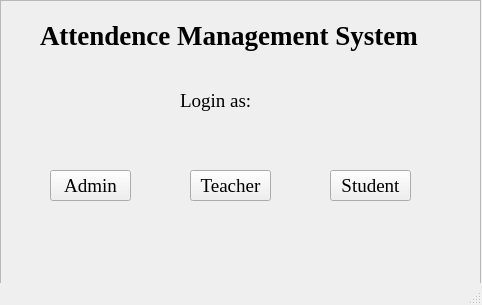
<?xml version="1.0" encoding="UTF-8"?>
<ui version="4.0">
 <class>MainWindow</class>
 <widget class="QMainWindow" name="MainWindow">
  <property name="geometry">
   <rect>
    <x>0</x>
    <y>0</y>
    <width>482</width>
    <height>305</height>
   </rect>
  </property>
  <property name="windowTitle">
   <string>Attendance Management System</string>
  </property>
  <widget class="QWidget" name="centralwidget">
   <widget class="QFrame" name="frame">
    <property name="geometry">
     <rect>
      <x>0</x>
      <y>0</y>
      <width>481</width>
      <height>301</height>
     </rect>
    </property>
    <property name="frameShape">
     <enum>QFrame::StyledPanel</enum>
    </property>
    <property name="frameShadow">
     <enum>QFrame::Raised</enum>
    </property>
    <widget class="QLabel" name="label">
     <property name="geometry">
      <rect>
       <x>40</x>
       <y>20</y>
       <width>381</width>
       <height>31</height>
      </rect>
     </property>
     <property name="font">
      <font>
       <family>Times New Roman</family>
       <pointsize>20</pointsize>
       <weight>75</weight>
       <bold>true</bold>
      </font>
     </property>
     <property name="text">
      <string>Attendence Management System</string>
     </property>
    </widget>
    <widget class="QLabel" name="label_2">
     <property name="geometry">
      <rect>
       <x>180</x>
       <y>90</y>
       <width>71</width>
       <height>21</height>
      </rect>
     </property>
     <property name="font">
      <font>
       <family>Times New Roman</family>
       <pointsize>14</pointsize>
      </font>
     </property>
     <property name="text">
      <string>Login as:</string>
     </property>
    </widget>
    <widget class="QPushButton" name="pushButton">
     <property name="geometry">
      <rect>
       <x>50</x>
       <y>170</y>
       <width>81</width>
       <height>31</height>
      </rect>
     </property>
     <property name="font">
      <font>
       <family>Times New Roman</family>
       <pointsize>14</pointsize>
      </font>
     </property>
     <property name="text">
      <string>Admin</string>
     </property>
    </widget>
    <widget class="QPushButton" name="pushButton_2">
     <property name="geometry">
      <rect>
       <x>190</x>
       <y>170</y>
       <width>81</width>
       <height>31</height>
      </rect>
     </property>
     <property name="font">
      <font>
       <family>Times New Roman</family>
       <pointsize>14</pointsize>
      </font>
     </property>
     <property name="text">
      <string>Teacher</string>
     </property>
    </widget>
    <widget class="QPushButton" name="pushButton_3">
     <property name="geometry">
      <rect>
       <x>330</x>
       <y>170</y>
       <width>81</width>
       <height>31</height>
      </rect>
     </property>
     <property name="font">
      <font>
       <family>Times New Roman</family>
       <pointsize>14</pointsize>
      </font>
     </property>
     <property name="text">
      <string>Student</string>
     </property>
    </widget>
   </widget>
  </widget>
  <widget class="QStatusBar" name="statusbar"/>
 </widget>
 <resources/>
 <connections/>
</ui>
